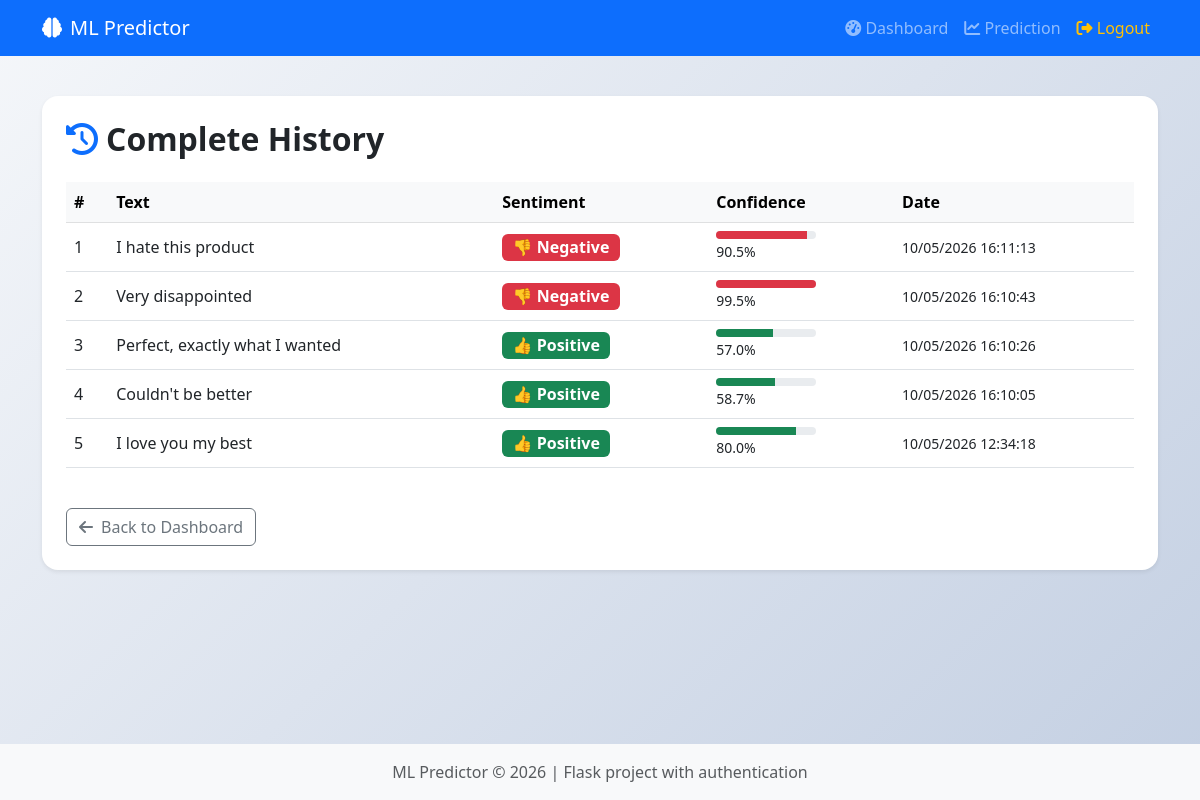
Page /history (signed in) on the earlier database version.
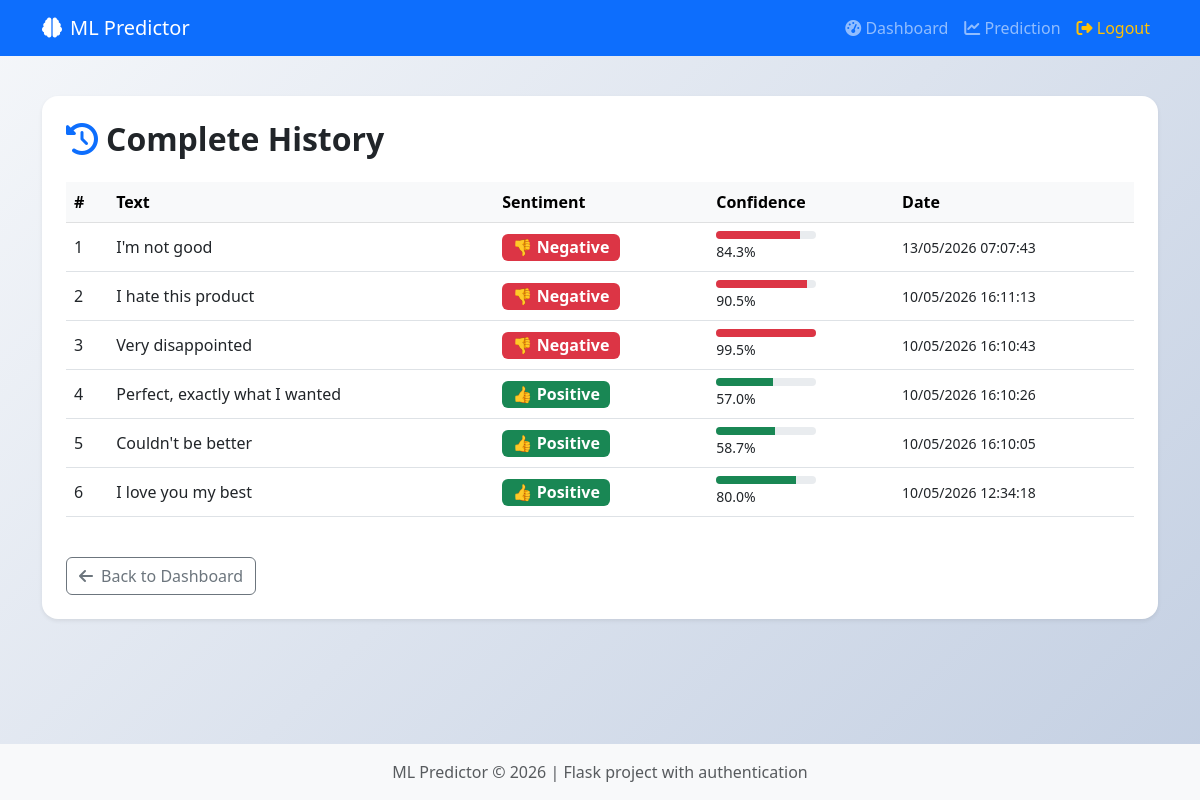
Same page on the later database version.
### app.py (models this page shows)
class PredictionHistory(db.Model):
    id = db.Column(db.Integer, primary_key=True)
    user_id = db.Column(db.Integer, db.ForeignKey('user.id'), nullable=False)
    text = db.Column(db.Text, nullable=False)
    sentiment = db.Column(db.String(20), nullable=False)
    confidence = db.Column(db.Float, nullable=False)
    created_at = db.Column(db.DateTime, default=datetime.utcnow)
    user = db.relationship('User', backref=db.backref('predictions', lazy=True))

### app.py (the view)
@app.route('/history')
@login_required
def history():
    all_predictions = PredictionHistory.query.filter_by(user_id=current_user.id)\
        .order_by(PredictionHistory.created_at.desc()).all()
    return render_template('history.html', predictions=all_predictions)

### app.py (called while the page is built)
@login_manager.user_loader
def load_user(user_id):
    return User.query.get(int(user_id))

### templates/history.html (shortened to what this page needs)
{% extends "base.html" %}
{% block content %}
<div class="container">
    <div class="row">
        <div class="col-12">
            <div class="card border-0 shadow-sm rounded-4">
                <div class="card-body p-4">
                    <h2 class="fw-bold mb-4">
                        <i class="fas fa-history me-2 text-primary"></i>Complete History
                    </h2>
                    {% if predictions %}
                        <div class="table-responsive">
                            <table class="table table-hover align-middle">
                                <thead class="table-light">
                                    <tr>
                                        <th>#</th>
                                        <th>Text</th>
                                        <th>Sentiment</th>
                                        <th>Confidence</th>
                                        <th>Date</th>
                                    </tr>
                                </thead>
                                <tbody>
                                    {% for pred in predictions %}
                                    <tr>
                                        <td>{{ loop.index }}</td>
                                        <td class="text-truncate" style="max-width: 400px;">{{ pred.text }}</td>
                                        <td>
                                            <span class="badge {% if pred.sentiment == 'positif' %}bg-success{% elif pred.sentiment == 'negatif' %}bg-danger{% else %}bg-secondary{% endif %} fs-6">
                                                {% if pred.sentiment == 'positif' %}
                                                    👍 Positive
                                                {% elif pred.sentiment == 'negatif' %}
                                                    👎 Negative
                                                {% else %}
                                                    😐 Neutral
                                                {% endif %}
                                            </span>
                                        </td>
                                        <td>
                                            <div class="progress" style="height: 8px; width: 100px;">
                                                <div class="progress-bar {% if pred.sentiment == 'positif' %}bg-success{% elif pred.sentiment == 'negatif' %}bg-danger{% else %}bg-secondary{% endif %}"
                                                     style="width: {{ pred.confidence * 100 }}%"></div>
                                            </div>
                                            <small>{{ "%.1f"|format(pred.confidence * 100) }}%</small>
                                        </td>
                                        <td>
                                            <small>{{ pred.created_at.strftime('%d/%m/%Y %H:%M:%S') }}</small>
                                        </td>
                                    </tr>
                                    {% endfor %}
                                </tbody>
                            </table>
                        </div>
                    {% endif %}
                    <div class="mt-4">
                        <a href="{{ url_for('dashboard') }}" class="btn btn-outline-secondary">
                            <i class="fas fa-arrow-left me-2"></i>Back to Dashboard
                        </a>
                    </div>
                </div>
            </div>
        </div>
    </div>
</div>
{% endblock %}

Differences in the rows shown:
added PredictionHistory: text "I'm not good", sentiment "👎 Negative", pred.confidence*100 "84.3", created_at "13/05/2026 07:07:43"
